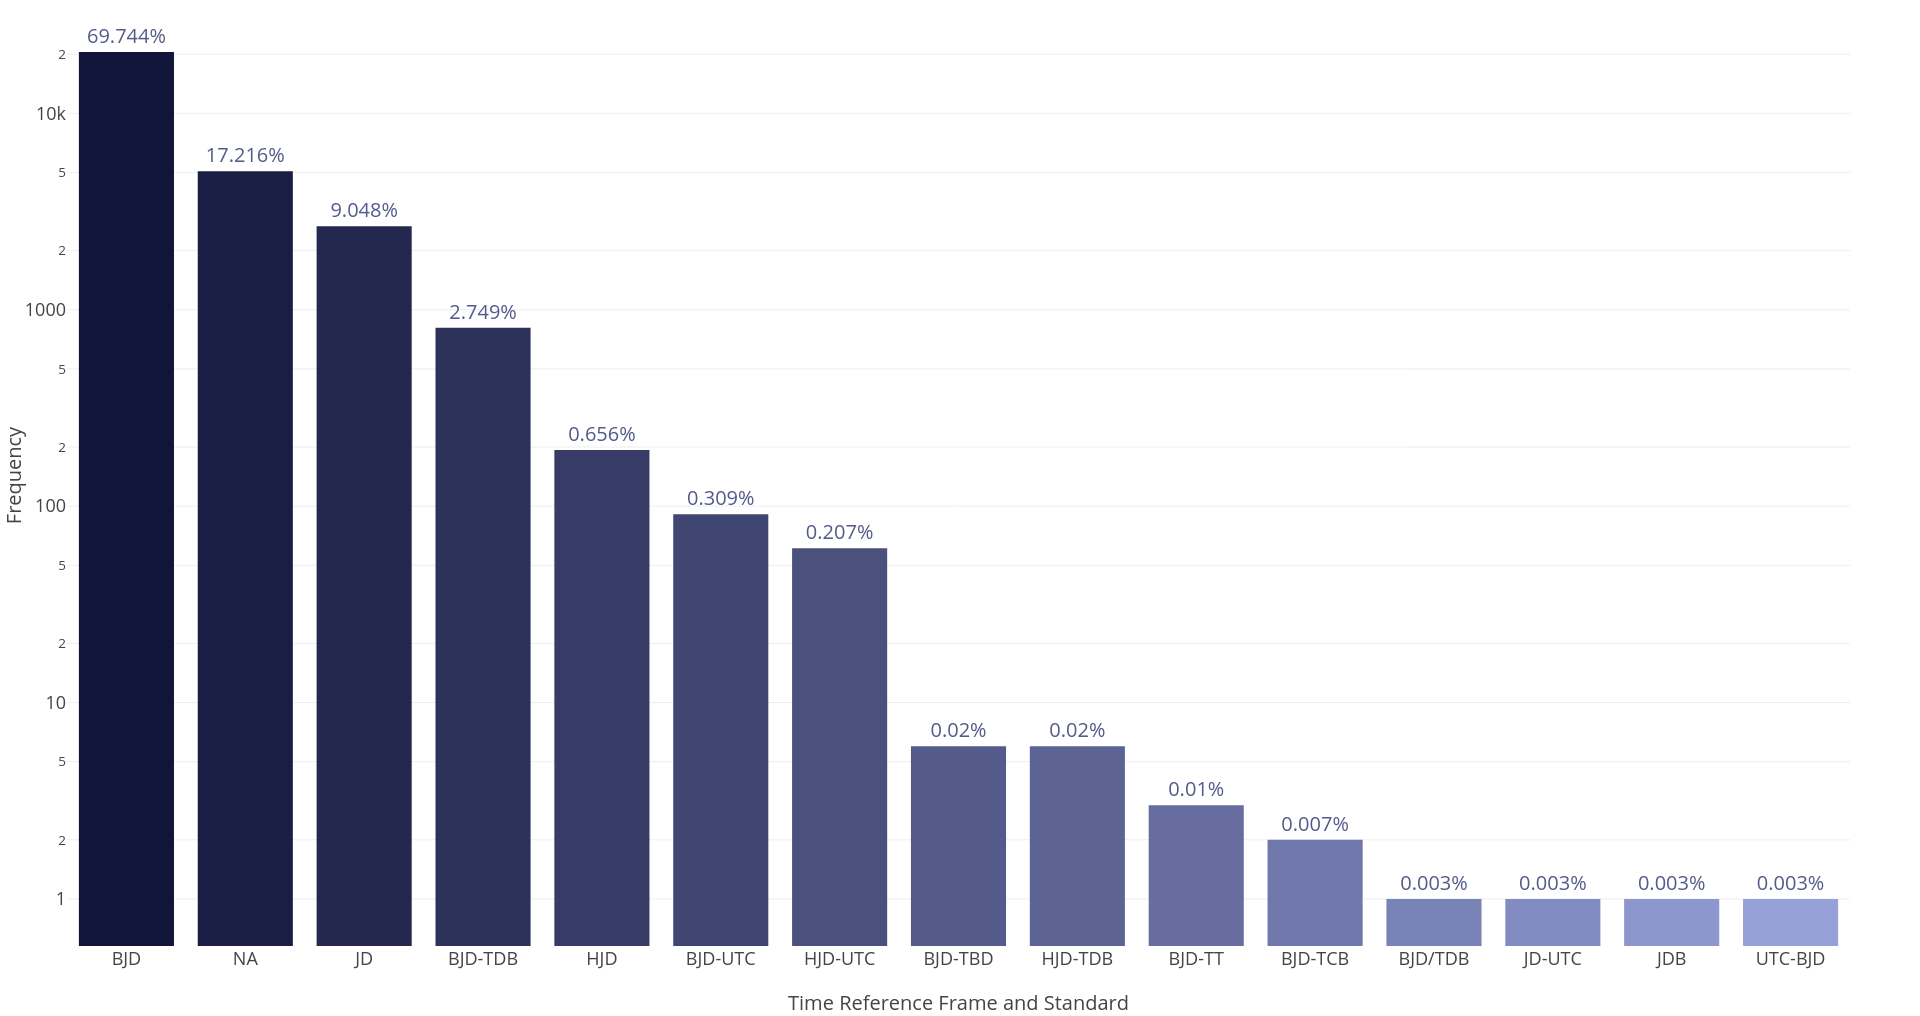

Generate this figure with R:

# Paths:
path_data = "data/"
path_lib = "renv/library/R-4.1/x86_64-pc-linux-gnu/"

# Packages:
require(dplyr, lib = path_lib)
require(readr, lib = path_lib)
require(RColorBrewer, lib = path_lib)
require(plotly, lib = path_lib)

# Dataset:
df = readr::read_csv(paste0(path_data, "nasa_exoplanets.csv")) %>%
    as.data.frame()
df_varnames = readr::read_csv(paste0(path_data, "nasa_exoplanets_var_names.csv")) %>%
    as.data.frame()

# Variables:
cat_var = "pl_tsystemref"
cat_var_name = (df_varnames %>%
                    dplyr::filter(var == cat_var))$var_name

# Adapt the data:
df_plot = df %>%
    dplyr::group_by(eval(parse(text = cat_var))) %>%
    dplyr::summarise(freq = n()) %>%
    as.data.frame() %>%
    dplyr::arrange(desc(freq))
names(df_plot)[1] = "level"

# Deal with NA:
df_plot$level[which(is.na(df_plot$level))] = "NA"

# Levels order:
df_plot$level = factor(x = df_plot$level,
                       levels = unique(df_plot$level))

# Relative frequency:
df_plot$freq_rel = round(df_plot$freq/sum(df_plot$freq)*100,
                         digits = 3)
df_plot$freq_rel_char = paste0(df_plot$freq_rel, "%")

# Plot:
my_palette = colorRampPalette(c("#111539", "#97A1D9"))
p = plot_ly(
    data = df_plot,
    x = ~level,
    y = ~freq,
    type = "bar",
    text = ~freq_rel_char,
    texttemplate = "%{text}",
    textposition = "outside",
    textfont = list(size = 20,
                    color = my_palette(3)[2]),
    color = ~level,
    colors = my_palette(nrow(df_plot)),
    hovertemplate = "<b>Frequency: %{y:,}</b><extra></extra>"
) %>%
    layout(
        xaxis = list(
            title = cat_var_name,
            titlefont = list(size = 20),
            tickfont = list(size = 18),
            categoryorder = "array"
        ),
        yaxis = list(
            title = "Frequency",
            titlefont = list(size = 20),
            tickfont = list(size = 18),
            type = "log"
        ),
        margin = list(
            l = 5,
            r = 70,
            t = 5,
            b = 70
        ),
        hoverlabel = list(font = list(size = 16)),
        showlegend = FALSE
    )

p
    
